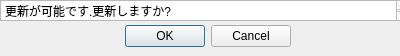
<?xml version="1.0" encoding="UTF-8"?>
<ui version="4.0">
 <class>Confirm</class>
 <widget class="QDialog" name="Confirm">
  <property name="geometry">
   <rect>
    <x>0</x>
    <y>0</y>
    <width>400</width>
    <height>56</height>
   </rect>
  </property>
  <property name="windowTitle">
   <string>Dialog</string>
  </property>
  <widget class="QDialogButtonBox" name="buttonBox">
   <property name="geometry">
    <rect>
     <x>-50</x>
     <y>20</y>
     <width>341</width>
     <height>32</height>
    </rect>
   </property>
   <property name="orientation">
    <enum>Qt::Horizontal</enum>
   </property>
   <property name="standardButtons">
    <set>QDialogButtonBox::Cancel|QDialogButtonBox::Ok</set>
   </property>
  </widget>
  <widget class="QTextBrowser" name="textBrowser">
   <property name="geometry">
    <rect>
     <x>0</x>
     <y>0</y>
     <width>411</width>
     <height>21</height>
    </rect>
   </property>
   <property name="html">
    <string>&lt;!DOCTYPE HTML PUBLIC &quot;-//W3C//DTD HTML 4.0//EN&quot; &quot;http://www.w3.org/TR/REC-html40/strict.dtd&quot;&gt;
&lt;html&gt;&lt;head&gt;&lt;meta name=&quot;qrichtext&quot; content=&quot;1&quot; /&gt;&lt;style type=&quot;text/css&quot;&gt;
p, li { white-space: pre-wrap; }
&lt;/style&gt;&lt;/head&gt;&lt;body style=&quot; font-family:'Sans'; font-size:9pt; font-weight:400; font-style:normal;&quot;&gt;
&lt;p style=&quot; margin-top:0px; margin-bottom:0px; margin-left:0px; margin-right:0px; -qt-block-indent:0; text-indent:0px;&quot;&gt;&lt;span style=&quot; font-family:'Sans';&quot;&gt;更新が可能です.更新しますか?&lt;/span&gt;&lt;/p&gt;&lt;/body&gt;&lt;/html&gt;</string>
   </property>
  </widget>
 </widget>
 <resources/>
 <connections>
  <connection>
   <sender>buttonBox</sender>
   <signal>accepted()</signal>
   <receiver>Confirm</receiver>
   <slot>accept()</slot>
   <hints>
    <hint type="sourcelabel">
     <x>248</x>
     <y>254</y>
    </hint>
    <hint type="destinationlabel">
     <x>157</x>
     <y>274</y>
    </hint>
   </hints>
  </connection>
  <connection>
   <sender>buttonBox</sender>
   <signal>rejected()</signal>
   <receiver>Confirm</receiver>
   <slot>reject()</slot>
   <hints>
    <hint type="sourcelabel">
     <x>316</x>
     <y>260</y>
    </hint>
    <hint type="destinationlabel">
     <x>286</x>
     <y>274</y>
    </hint>
   </hints>
  </connection>
 </connections>
</ui>
